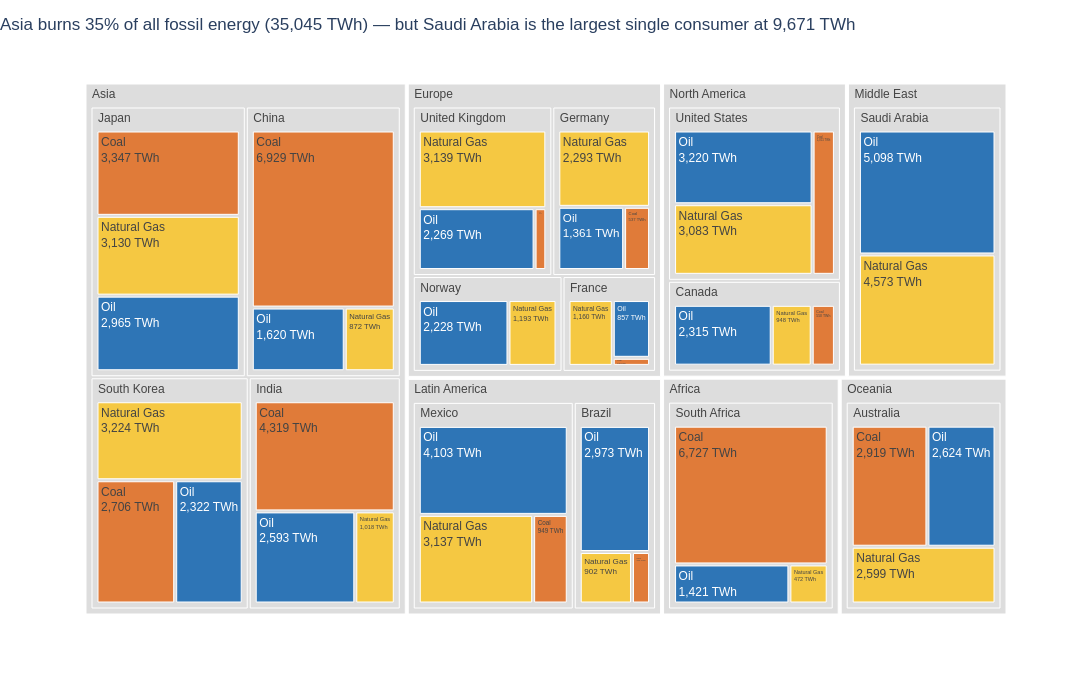

Write notebook code for a chart like this one.
### Markdown cell above
## Task 1 — Treemap: fossil fuel dependency by country

**What to build:** A treemap showing **fossil fuel TWh only**, broken down by Region → Country → Source (Coal / Oil / Natural Gas).

**Requirements:**
- Filter to fossil sources only before plotting
- Use `path=['Region', 'Country', 'Source']` for the hierarchy
- Colour encodes the fossil source type (Coal / Oil / Natural Gas) with a CVD-safe palette
- Show TWh values in labels — no percentages
- Grey out parent nodes (Region and Country level)
- Insight title naming which region or country is most fossil-dependent

> 💡 `df.loc[df['Source_Type'] == 'Fossil']`

### Code cell
# Task 1
# YOUR CODE HERE

df_fossil = df.loc[df['Source_Type'] == 'Fossil'].copy()

region_fossil  = df_fossil.groupby('Region')['TWh'].sum().sort_values(ascending=False)
country_fossil = df_fossil.groupby('Country')['TWh'].sum().sort_values(ascending=False)
top_region, top_region_twh   = region_fossil.index[0], region_fossil.iloc[0]
top_country, top_country_twh = country_fossil.index[0], country_fossil.iloc[0]
top_region_share = top_region_twh / df_fossil['TWh'].sum()

fossil_colors = {
    'Coal':        '#E07B39',   
    'Oil':         '#2E75B6',   
    'Natural Gas': '#F5C842',   
}

fig = px.treemap(
    df_fossil,
    path=['Region', 'Country', 'Source'],
    values='TWh',
    color='Source',
    color_discrete_map=fossil_colors,
    labels={'Source': 'Fossil source', 'TWh': 'Energy (TWh)'},
    height=700, width=1100,
    template='plotly_white',
)

fig.update_traces(
    texttemplate='%{label}<br>%{value:,.0f} TWh',   # TWh only — no percentages
    hovertemplate='<b>%{label}</b><br>%{value:,.0f} TWh<extra></extra>',
)

fig.update_layout(
    title=dict(
        text=(f'{top_region} burns {top_region_share:.0%} of all fossil energy ({top_region_twh:,.0f} TWh) — '
              f'but {top_country} is the largest single consumer at {top_country_twh:,.0f} TWh'),
        x=0, xanchor='left',
    ),
    font=dict(family='Arial', size=12),
)

fig.data[0].marker.colors = [
    c if c in fossil_colors.values() else '#DDDDDD'
    for c in fig.data[0].marker.colors
]

fig.show()

### Figure 1 — Plotly figure (JSON) as saved in the notebook; plotly's stock layout.template omitted (floating-point values rounded to 4 significant figures)
{"data": [{"branchvalues": "total", "customdata": [["(?)"], ["(?)"], ["(?)"], ["(?)"], ["(?)"], ["(?)"], ["(?)"], ["(?)"], ["(?)"], ["(?)"], ["(?)"], ["(?)"], ["(?)"], ["(?)"], ["(?)"], ["(?)"], ["(?)"], ["(?)"], ["(?)"], ["(?)"], ["(?)"], ["(?)"], ["Coal"], ["Coal"], ["Coal"], ["Coal"], ["Coal"], ["Coal"], ["Coal"], ["Coal"], ["Coal"], ["Coal"], ["Coal"], ["Coal"], ["Coal"], ["Natural Gas"], ["Natural Gas"], ["Natural Gas"], ["Natural Gas"], ["Natural Gas"], ["Natural Gas"], ["Natural Gas"], ["Natural Gas"], ["Natural Gas"], ["Natural Gas"], ["Natural Gas"], ["Natural Gas"], ["Natural Gas"], ["Natural Gas"], ["Natural Gas"], ["Oil"], ["Oil"], ["Oil"], ["Oil"], ["Oil"], ["Oil"], ["Oil"], ["Oil"], ["Oil"], ["Oil"], ["Oil"], ["Oil"], ["Oil"], ["Oil"], ["Oil"]], "domain": {"x": [0, 1], "y": [0, 1]}, "hovertemplate": "<b>%{label}</b><br>%{value:,.0f} TWh<extra></extra>", "ids": ["North America/United States", "Asia/China", "Europe/Germany", "Europe/France", "Europe/United Kingdom", "Asia/India", "Latin America/Brazil", "Oceania/Australia", "Asia/Japan", "Asia/South Korea", "Europe/Norway", "Middle East/Saudi Arabia", "Africa/South Africa", "North America/Canada", "Latin America/Mexico", "North America", "Asia", "Europe", "Latin America", "Oceania", "Middle East", "Africa", "North America/United States/Coal", "Asia/China/Coal", "Europe/Germany/Coal", "Europe/France/Coal", "Europe/United Kingdom/Coal", "Asia/India/Coal", "Latin America/Brazil/Coal", "Oceania/Australia/Coal", "Asia/Japan/Coal", "Asia/South Korea/Coal", "Africa/South Africa/Coal", "North America/Canada/Coal", "Latin America/Mexico/Coal", "North America/United States/Natural Gas", "Asia/China/Natural Gas", "Europe/Germany/Natural Gas", "Europe/France/Natural Gas", "Europe/United Kingdom/Natural Gas", "Asia/India/Natural Gas", "Latin America/Brazil/Natural Gas", "Oceania/Australia/Natural Gas", "Asia/Japan/Natural Gas", "Asia/South Korea/Natural Gas", "Europe/Norway/Natural Gas", "Middle East/Saudi Arabia/Natural Gas", "Africa/South Africa/Natural Gas", "North America/Canada/Natural Gas", "Latin America/Mexico/Natural Gas", "North America/United States/Oil", "Asia/China/Oil", "Europe/Germany/Oil", "Europe/France/Oil", "Europe/United Kingdom/Oil", "Asia/India/Oil", "Latin America/Brazil/Oil", "Oceania/Australia/Oil", "Asia/Japan/Oil", "Asia/South Korea/Oil", "Europe/Norway/Oil", "Middle East/Saudi Arabia/Oil", "Africa/South Africa/Oil", "North America/Canada/Oil", "Latin America/Mexico/Oil"], "labels": ["United States", "China", "Germany", "France", "United Kingdom", "India", "Brazil", "Australia", "Japan", "South Korea", "Norway", "Saudi Arabia", "South Africa", "Canada", "Mexico", "North America", "Asia", "Europe", "Latin America", "Oceania", "Middle East", "Africa", "Coal", "Coal", "Coal", "Coal", "Coal", "Coal", "Coal", "Coal", "Coal", "Coal", "Coal", "Coal", "Coal", "Natural Gas", "Natural Gas", "Natural Gas", "Natural Gas", "Natural Gas", "Natural Gas", "Natural Gas", "Natural Gas", "Natural Gas", "Natural Gas", "Natural Gas", "Natural Gas", "Natural Gas", "Natural Gas", "Natural Gas", "Oil", "Oil", "Oil", "Oil", "Oil", "Oil", "Oil", "Oil", "Oil", "Oil", "Oil", "Oil", "Oil", "Oil", "Oil"], "marker": {"colors": ["#DDDDDD", "#DDDDDD", "#DDDDDD", "#DDDDDD", "#DDDDDD", "#DDDDDD", "#DDDDDD", "#DDDDDD", "#DDDDDD", "#DDDDDD", "#DDDDDD", "#DDDDDD", "#DDDDDD", "#DDDDDD", "#DDDDDD", "#DDDDDD", "#DDDDDD", "#DDDDDD", "#DDDDDD", "#DDDDDD", "#DDDDDD", "#DDDDDD", "#E07B39", "#E07B39", "#E07B39", "#E07B39", "#E07B39", "#E07B39", "#E07B39", "#E07B39", "#E07B39", "#E07B39", "#E07B39", "#E07B39", "#E07B39", "#F5C842", "#F5C842", "#F5C842", "#F5C842", "#F5C842", "#F5C842", "#F5C842", "#F5C842", "#F5C842", "#F5C842", "#F5C842", "#F5C842", "#F5C842", "#F5C842", "#F5C842", "#2E75B6", "#2E75B6", "#2E75B6", "#2E75B6", "#2E75B6", "#2E75B6", "#2E75B6", "#2E75B6", "#2E75B6", "#2E75B6", "#2E75B6", "#2E75B6", "#2E75B6", "#2E75B6", "#2E75B6"]}, "name": "", "parents": ["North America", "Asia", "Europe", "Europe", "Europe", "Asia", "Latin America", "Oceania", "Asia", "Asia", "Europe", "Middle East", "Africa", "North America", "Latin America", "", "", "", "", "", "", "", "North America/United States", "Asia/China", "Europe/Germany", "Europe/France", "Europe/United Kingdom", "Asia/India", "Latin America/Brazil", "Oceania/Australia", "Asia/Japan", "Asia/South Korea", "Africa/South Africa", "North America/Canada", "Latin America/Mexico", "North America/United States", "Asia/China", "Europe/Germany", "Europe/France", "Europe/United Kingdom", "Asia/India", "Latin America/Brazil", "Oceania/Australia", "Asia/Japan", "Asia/South Korea", "Europe/Norway", "Middle East/Saudi Arabia", "Africa/South Africa", "North America/Canada", "Latin America/Mexico", "North America/United States", "Asia/China", "Europe/Germany", "Europe/France", "Europe/United Kingdom", "Asia/India", "Latin America/Brazil", "Oceania/Australia", "Asia/Japan", "Asia/South Korea", "Europe/Norway", "Middle East/Saudi Arabia", "Africa/South Africa", "North America/Canada", "Latin America/Mexico"], "texttemplate": "%{label}<br>%{value:,.0f} TWh", "type": "treemap", "values": [7318.0, 9421.0, 4191.0, 2137.0, 5638.0, 7930.0, 4187.0, 8142.0, 9442.0, 8252.0, 3421.0, 9671.0, 8620.0, 3813.0, 8189.0, 11130.0, 35050.0, 15390.0, 12380.0, 8142.0, 9671.0, 8620.0, 1015.0, 6929.0, 537.0, 120.0, 230.0, 4319.0, 312.0, 2919.0, 3347.0, 2706.0, 6727.0, 550.0, 949.0, 3083.0, 872.0, 2293.0, 1160.0, 3139.0, 1018.0, 902.0, 2599.0, 3130.0, 3224.0, 1193.0, 4573.0, 472.0, 948.0, 3137.0, 3220.0, 1620.0, 1361.0, 857.0, 2269.0, 2593.0, 2973.0, 2624.0, 2965.0, 2322.0, 2228.0, 5098.0, 1421.0, 2315.0, 4103.0]}], "layout": {"font": {"family": "Arial", "size": 12}, "height": 700, "legend": {"tracegroupgap": 0}, "margin": {"t": 60}, "title": {"text": "Asia burns 35% of all fossil energy (35,045 TWh) — but Saudi Arabia is the largest single consumer at 9,671 TWh", "x": 0, "xanchor": "left"}, "width": 1100}}
